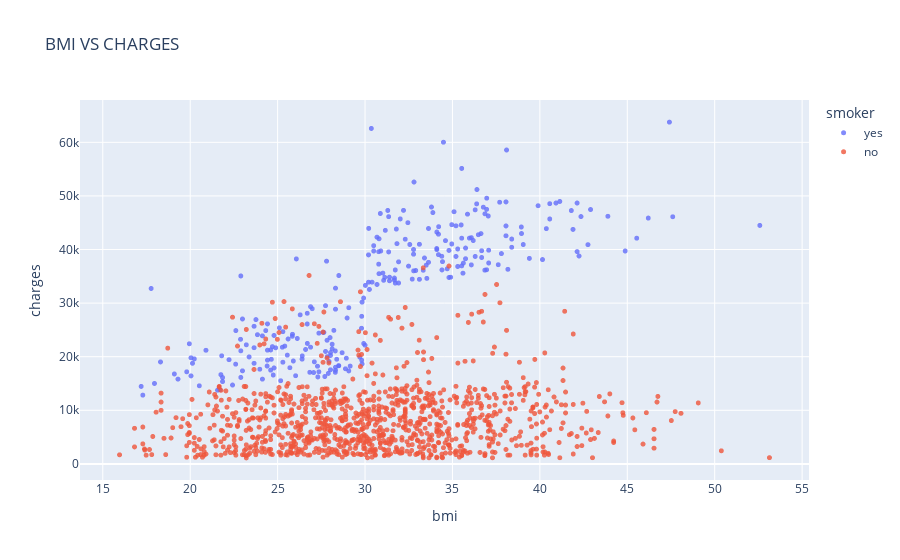

Write notebook code for a chart like this one.
### Code cell
fig_scatter_bmi_chargers = px.scatter(
    df,
    x = 'bmi',
    y = 'charges',
    color = 'smoker',
    opacity = 0.8,
    hover_data=['sex'],
    title = "BMI VS CHARGES"
)
fig_scatter_bmi_chargers.update_traces(marker_size=5)
fig_scatter_bmi_chargers.show()

### Figure 1 — Plotly figure (JSON) as saved in the notebook; plotly's stock layout.template omitted (floating-point values rounded to 4 significant figures; data arrays with more than 128 entries replaced by an {"elided": "..."} marker saying what was removed)
{"data": [{"customdata": {"elided": "274x1 str values"}, "hovertemplate": "smoker=yes<br>bmi=%{x}<br>charges=%{y}<br>sex=%{customdata[0]}<extra></extra>", "legendgroup": "yes", "marker": {"color": "#636efa", "opacity": 0.8, "size": 5, "symbol": "circle"}, "mode": "markers", "name": "yes", "showlegend": true, "type": "scattergl", "x": {"elided": "274 float values"}, "xaxis": "x", "y": {"elided": "274 float values"}, "yaxis": "y"}, {"customdata": {"elided": "1064x1 str values"}, "hovertemplate": "smoker=no<br>bmi=%{x}<br>charges=%{y}<br>sex=%{customdata[0]}<extra></extra>", "legendgroup": "no", "marker": {"color": "#EF553B", "opacity": 0.8, "size": 5, "symbol": "circle"}, "mode": "markers", "name": "no", "showlegend": true, "type": "scattergl", "x": {"elided": "1064 float values"}, "xaxis": "x", "y": {"elided": "1064 float values"}, "yaxis": "y"}], "layout": {"legend": {"title": {"text": "smoker"}, "tracegroupgap": 0}, "title": {"text": "BMI VS CHARGES"}, "xaxis": {"anchor": "y", "domain": [0, 1], "title": {"text": "bmi"}}, "yaxis": {"anchor": "x", "domain": [0, 1], "title": {"text": "charges"}}}}
